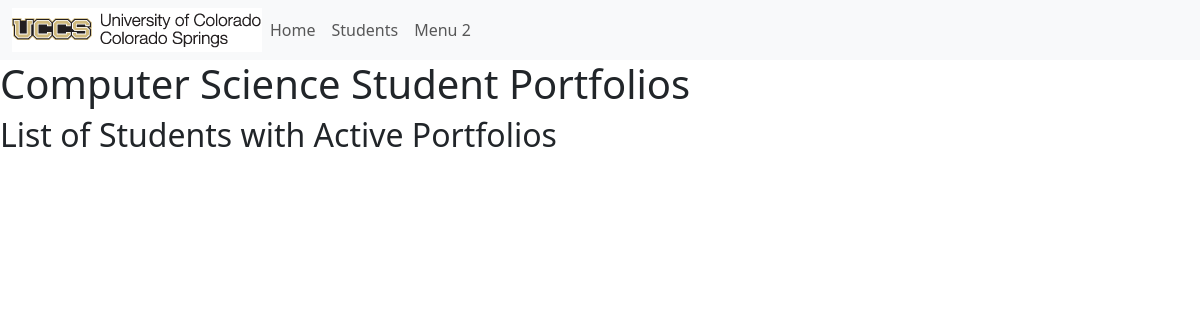
Before: / with the older database file.
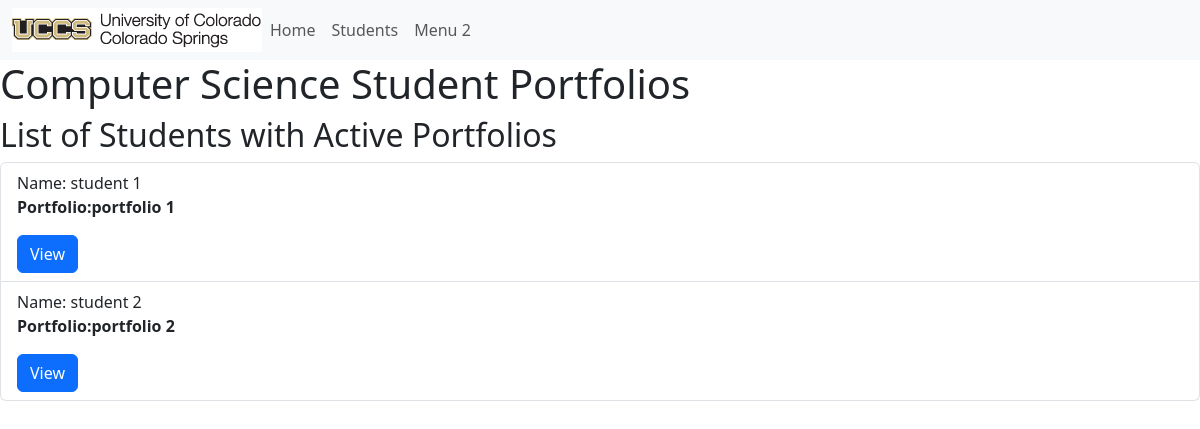
After: the same page with the newer database file.
### portfolio_app/models.py (models this page shows, shortened)
class Student(models.Model):
    MAJOR = (
        ('CSCI-BS', 'BS in Computer Science'),
        ('CPEN-BS', 'BS in Computer Engineering'),
        ('BIGD-BI', 'BI in Game Design and Development'),
        ('BICS-BI', 'BI in Computer Science'),
        ('BISC-BI', 'BI in Computer Security'),
        ('CSCI-BA', 'BA in Computer Science'),
        ('DASE-BS', 'BS in Data Analytics and Systems Engineering')
    )
    name = models.CharField(max_length=200)
    email = models.CharField("UCCS Email", max_length=200)
    major = models.CharField(max_length=200, choices=MAJOR)
    portfolio = models.OneToOneField(Portfolio, on_delete=models.CASCADE, unique=True, default=None)
    def __str__(self):
        return self.name

class Portfolio(models.Model):
    title = models.CharField(max_length = 200)
    contact_email = models.CharField(max_length = 200)
    is_active = models.BooleanField(default = False)
    about = models.TextField(blank = True)
    def get_absolute_url(self):
        return reverse('portfolio-detail', args=[str(self.id)])

### portfolio_app/views.py (the view)
# urls.py: path('', views.index, name='index'),
def index(request):
    student_active_portfolios = Student.objects.select_related('portfolio').all().filter(portfolio__is_active=True)
    print("active portfolio query set", student_active_portfolios)
    return render( request, 'portfolio_app/index.html', {'student_active_portfolios':student_active_portfolios})

### portfolio_app/templates/portfolio_app/index.html
{% extends "portfolio_app/base_template.html" %}
{% block content %}
<h1>Computer Science Student Portfolios</h1>
<h2>List of Students with Active Portfolios</h2>
<ul class="list-group">
{% for i in student_active_portfolios %}
<li class="list-group-item">Name: {{i.name}}
<p><strong>Portfolio:{{ i.portfolio.title }}</strong></p>
<a class="btn btn-primary" href="{{ i.portfolio.get_absolute_url }}" role="button">View</a>
</li>
{% endfor %}
</ul>
{% endblock %}

Changed rows visible on the page:
now on this page (row unchanged): Student: name "student 1", portfolio "portfolio 1"
added Student: name "student 2", portfolio "portfolio 2"
